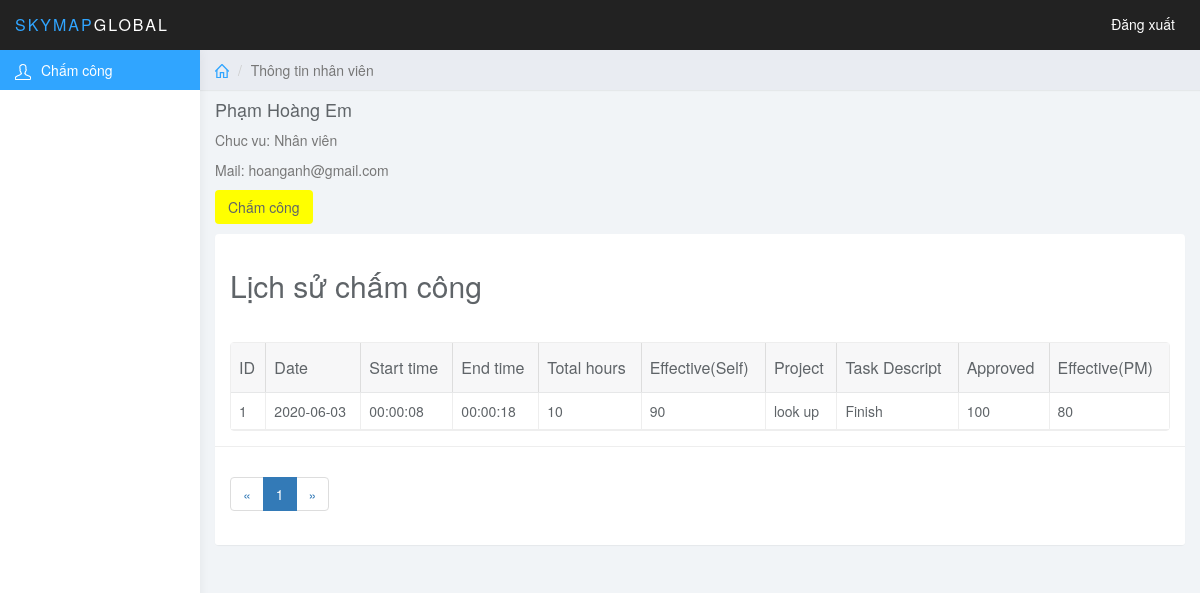
Screenshot of /index.php?page_layout=money (signed in) with the database file from the repository.
### tables this page shows
CREATE TABLE `user` (
  `user_id` int(100) NOT NULL,
  `user_full` varchar(100) NOT NULL,
  `user_mail` varchar(100) NOT NULL,
  `user_pass` varchar(100) NOT NULL,
  `user_salt` varchar(10) NOT NULL,
  `user_level` int(5) NOT NULL
);

CREATE TABLE `money` (
  `money_id` int(100) NOT NULL,
  `user_id` int(11) NOT NULL,
  `money_date` date NOT NULL,
  `money_start` time NOT NULL,
  `money_end` time NOT NULL,
  `money_total` int(100) NOT NULL,
  `money_effective` int(100) NOT NULL,
  `money_project` varchar(100) NOT NULL,
  `money_task` varchar(100) NOT NULL,
  `money_approved` int(100) NOT NULL,
  `money_effectivepm` int(100) NOT NULL,
  `money_money` float NOT NULL
);

### money.php (the view, shortened to what this page needs)
<?php
if(isset($_GET['page'])){
$page = $_GET['page'];
}else{
    $page = 1;
}
$rows_per_page = 5;
$per_row = $page*$rows_per_page - $rows_per_page;
$total_rows = mysqli_num_rows(mysqli_query($conn,"SELECT * FROM money"));
$total_pages = ceil($total_rows/$rows_per_page);
$list_pages = '';
$page_prev = $page - 1 ;
if($page_prev <= 0){
        $page_prev = 1;
}
$list_pages .= '<li class="page-item"><a class="page-link" href="index.php?page_layout=money&page='.$page_prev.'">&laquo;</a></li>';
for($i=1; $i <= $total_pages; $i++){
if($i == $page){
    $active = 'active';
}else{
    $active = '';
}
$list_pages .='<li class="page-item '.$active.'"><a class="page-link" href="index.php?page_layout=money&page='.$i.'">'.$i.'</a></li>';
}
$page_next = $page + 1 ;
if($page_next > $total_pages){
    $page_next = $total_pages ;
}
$list_pages .='<li class="page-item"><a class="page-link" href="index.php?page_layout=money&page='.$page_next.'">&raquo;</a></li>';
$user_id = $_SESSION['user_id'] ;
$sql = "SELECT user_mail,user_full FROM user WHERE user_id = '$user_id' " ;
		$query = mysqli_query($conn,$sql);
        $row = mysqli_fetch_array($query,MYSQLI_BOTH);
        $dbuser_full = isset($row['user_full'])? $row['user_full'] : null ;
        $dbuser_mail = isset($row['user_mail'])? $row['user_mail'] : null ;
?>
<div class="col-sm-9 col-sm-offset-3 col-lg-10 col-lg-offset-2 main">
    <div class="row">
        <ol class="breadcrumb">
            <li><a href="#"><svg class="glyph stroked home"><use xlink:href="#stroked-home"></use></svg></a></li>
            <li class="active">Thông tin nhân viên</li>
        </ol>
    </div>
    <div class="row">
        <div class="col-lg-12">
            <div class="card" >
                <div class="card-body" >
                    <h4 class="card-title"><?php echo $dbuser_full ; ?></h4>
                    <p class="card-text">
                    <p>Chuc vu: Nhân viên </p>
                    <p>Mail: <?php echo $dbuser_mail; ?></p>
                    </p>
                </div>
            </div>
        </div>
        <div class="col-lg-12">
            <button type="button" class="btn btn-light" data-toggle="modal" data-target="#myModal" style="border-style: dashed; background:yellow; margin-bottom:10px" >Chấm công</button>
        </div>
    </div>
    <div class="row">
        <div class="col-lg-12">
            <div class="panel panel-default">
                <div class="panel-body">
                    <table data-toolbar="#toolbar" data-toggle="table">
                        <thead>
                            <h2>Lịch sử chấm công</h2>
                            <tr>
                                <th  data-sortable="true">ID</th>
                                <th  data-sortable="true">Date</th>
                                <th  data-sortable="true">Start time</th>
                                <th  data-sortable="true">End time</th>
                                <th  data-sortable="true">Total hours</th>
                                <th  data-sortable="true">Effective(Self)</th>
                                <th  data-sortable="true">Project</th>
                                <th  data-sortable="true">Task Descript</th>
                                <th  data-sortable="true">Approved</th>
                                <th  data-sortable="true">Effective(PM)</th>
                            </tr>
                        </thead>
                        <tbody>
                            <?php
                            $sql = "SELECT * FROM user join `money` on `user`.`user_id` = `money`.`user_id`
                            where `money`.user_id = '$user_id' ORDER BY money_id ASC LIMIT $per_row,$rows_per_page ";
                            $query = mysqli_query($conn,$sql);
                            while ($row = mysqli_fetch_assoc($query)) {
                            ?>
                            <tr>
                                <td ><?php echo $row['money_id']?></td>
                                <td ><?php echo $row['money_date']?></td>
                                <td ><?php echo $row['money_start']?></td>
                                <td ><?php echo $row['money_end']?></td>
                                <td ><?php echo $row['money_total']?></td>
                                <td ><?php echo $row['money_effective']?></td>
                                <td ><?php echo $row['money_project']?></td>
                                <td ><?php echo $row['money_task']?></td>
                                <td ><?php echo $row['money_approved']?></td>
                                <td ><?php echo $row['money_effectivepm']?></td>
                            </tr>
                            <?php } ?>
                        </tbody>
                    </table>
                </div>
                <div class="panel-footer">
                    <nav aria-label="Page navigation example">
                        <ul class="pagination">
                            <?php
                            echo $list_pages;
                            ?>
                        </ul>
                    </nav>
                </div>
            </div>
        </div>
    </div>
</div>

### css/styles.css (style rules this page uses)
body { background: #f1f4f7; padding-top: 50px; color: #5f6468; }
p { color: #777; }
a, a:hover, a:focus { color: #30a5ff; }
h1, h2, h3, h4, h5, h6 { color: #5f6468; }
h2 { font-weight: 300; margin-bottom: 20px; }
h3, h4 { font-weight: 300; }
.panel { border: 0; }
.panel-footer { background: #fff; border-top: 1px solid #eee; }
.breadcrumb { border-radius: 0; padding: 10px 15px; background: #e9ecf2; box-shadow: 0 1px 1px rgba(0, 0, 0, .05); margin: 0 ; }
.table { background: #fff; }
.breadcrumb .glyph { height: 14px; width: 14px; margin: -2px 0 0 0; stroke-width: 4px; }

### rows the page displays
user: user_full "Phạm Hoàng Em", user_mail "hoanganh@gmail.com"
money: money_id "1", money_date "2020-06-03", money_start "00:00:08", money_end "00:00:18", money_total "10", money_effective "90", money_project "look up", money_task "Finish", money_approved "100", money_effectivepm "80"
